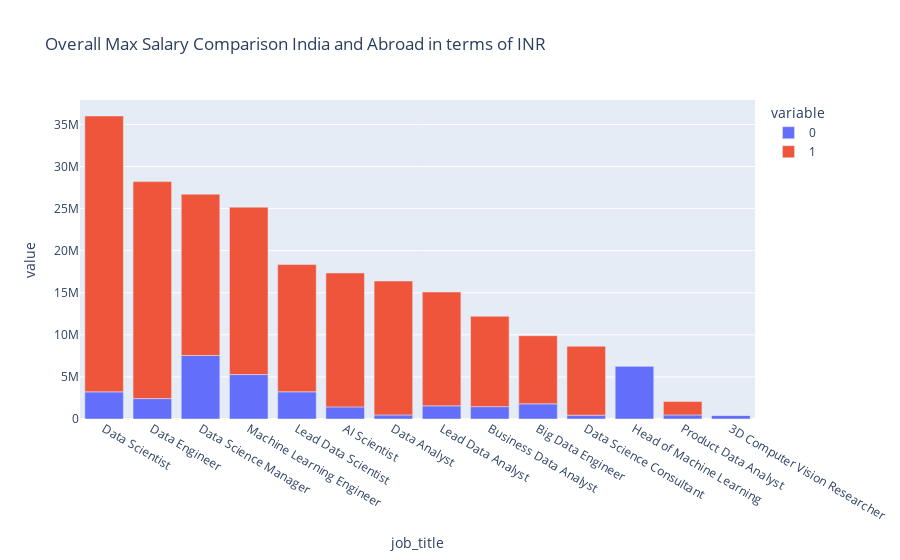

The notebook cell this image was saved under:
### Code cell
#lets plot a bargraph to illustrate this
fig=px.bar(sal_comp,x='job_title',y=[0,1],title="Overall Max Salary Comparison India and Abroad in terms of INR")
fig.update_layout(xaxis={'categoryorder':'total descending'})
fig.show()

### Figure 1 — Plotly figure (JSON) as saved in the notebook; plotly's stock layout.template omitted (floating-point values rounded to 4 significant figures)
{"data": [{"alignmentgroup": "True", "hovertemplate": "variable=0<br>job_title=%{x}<br>value=%{y}<extra></extra>", "legendgroup": "0", "marker": {"color": "#636efa", "pattern": {"shape": ""}}, "name": "0", "offsetgroup": "0", "orientation": "v", "showlegend": true, "textposition": "auto", "type": "bar", "x": ["3D Computer Vision Researcher", "AI Scientist", "Big Data Engineer", "Business Data Analyst", "Data Analyst", "Data Engineer", "Data Science Consultant", "Data Science Manager", "Data Scientist", "Head of Machine Learning", "Lead Data Analyst", "Lead Data Scientist", "Machine Learning Engineer", "Product Data Analyst"], "xaxis": "x", "y": [430900.0, 1438000.0, 1801000.0, 1469000.0, 483700.0, 2424000.0, 454600.0, 7541000.0, 3225000.0, 6296000.0, 1562000.0, 3232000.0, 5279000.0, 483700.0], "yaxis": "y"}, {"alignmentgroup": "True", "hovertemplate": "variable=1<br>job_title=%{x}<br>value=%{y}<extra></extra>", "legendgroup": "1", "marker": {"color": "#EF553B", "pattern": {"shape": ""}}, "name": "1", "offsetgroup": "1", "orientation": "v", "showlegend": true, "textposition": "auto", "type": "bar", "x": ["3D Computer Vision Researcher", "AI Scientist", "Big Data Engineer", "Business Data Analyst", "Data Analyst", "Data Engineer", "Data Science Consultant", "Data Science Manager", "Data Scientist", "Head of Machine Learning", "Lead Data Analyst", "Lead Data Scientist", "Machine Learning Engineer", "Product Data Analyst"], "xaxis": "x", "y": [0, 15914000, 8093000, 10741950, 15914000, 25780680, 8195710, 19176370, 32782840, 0, 13526900, 15118300, 19892500, 1591400], "yaxis": "y"}], "layout": {"barmode": "relative", "legend": {"title": {"text": "variable"}, "tracegroupgap": 0}, "title": {"text": "Overall Max Salary Comparison India and Abroad in terms of INR"}, "xaxis": {"anchor": "y", "categoryorder": "total descending", "domain": [0, 1], "title": {"text": "job_title"}}, "yaxis": {"anchor": "x", "domain": [0, 1], "title": {"text": "value"}}}}
